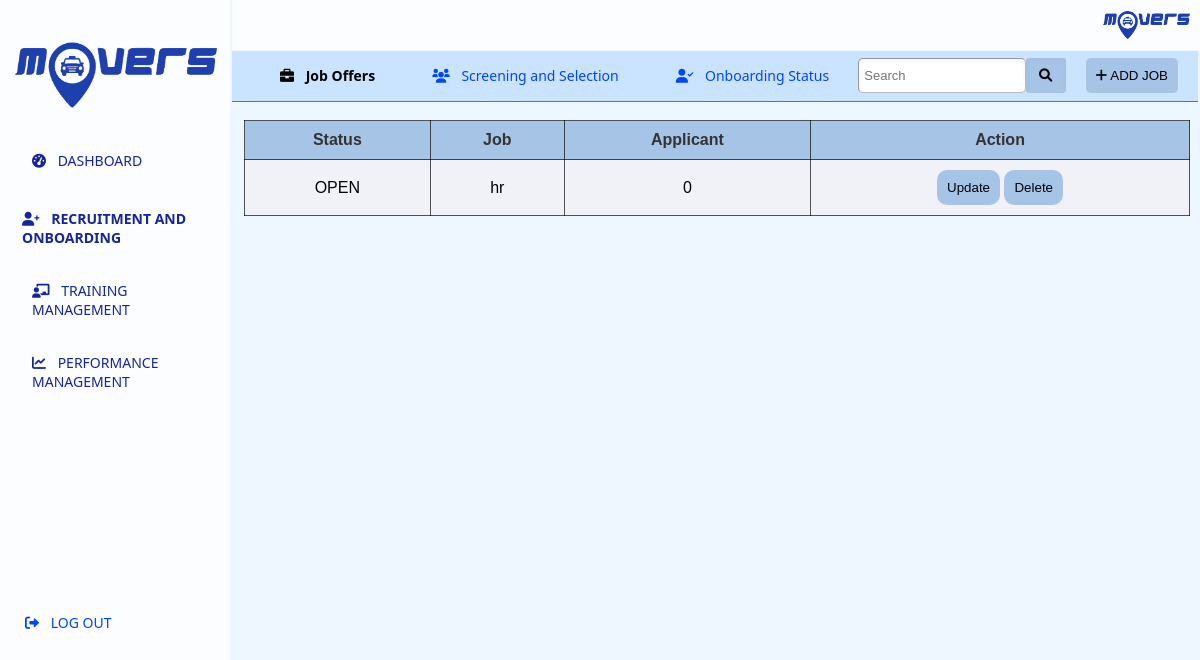
Screenshot of /Job_offer.php (signed in) with the database file from the repository.
### tables this page shows
CREATE TABLE `job_offers` (
  `id` int(11) NOT NULL,
  `job_name` char(50) DEFAULT NULL,
  `status` enum('OPEN','CLOSE','Active') DEFAULT 'OPEN',
  `Applicant_count` int(255) NOT NULL,
  `Delete_status` varchar(100) DEFAULT NULL
);

### Models/config.php (called while the page is built, shortened)
<?php
class ConnectionDb
{
    private static $host = 'localhost';
    private static $username = 'root';
    private static $password = '';
    private static $dbName = 'recruitmentdb';
    public  static $conn;
    public  static function DbConnection()
    {
        self::$conn = new mysqli(self::$host,self::$username,self::$password,self::$dbName);
        return self::$conn;
    }
}

### Models/JobOffer.php (the view, shortened to what this page needs)
<?php
include_once 'config.php';
class JobOffer
{
    public $conn;
    public function __construct()
    {
        $this->conn  = ConnectionDb::DbConnection();
    }
    public  function DisplayJob_offer ()
    {
        $result = $this->conn->query("SELECT * FROM job_offers WHERE Delete_status = 'Active'");
        if ($result->num_rows > 0){
            while ($row = $result->fetch_assoc()){
                echo "<tr>";
                echo "<td>" . $row['status'] . "</td>";
                echo "<td>" . $row['job_name'] . "</td>";
                echo "<td>" . $row['Applicant_count'] . "</td>";
                echo "<td>
                     <div>
                        <button id='btn_update' value='${row['id']}' class='edit'>Update</button>
                       <button id='delete_btn' value='${row['id']}' class='delete'>Delete</button>
                    </div>
                  </td>";
                echo "</tr>";
            }
        }else{
            echo "<th>No Data Available</th>";
        }
    }
}

### css/module1styles.css (style rules this page uses)
body { background-color: #007bff11; }
th, td { padding: 10px 12px; text-align: center; border: 1px solid #000000a9; }
td { background-color: #f0f2f8; }

### Job_offer.php (style rules this page uses)
button { border: none; padding: 10px; background-color: #a6c4e5; border-radius: 10px; }

### rows the page displays
job_offers: status "OPEN", job_name "hr", Applicant_count "0", row['id'] 20 (drawn)
